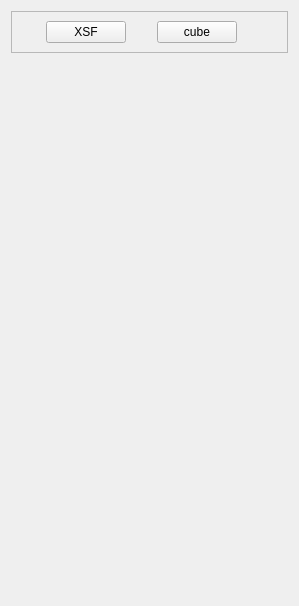
              <widget class="QWidget" name="tab_22">
               <attribute name="title">
                <string>Export</string>
               </attribute>
               <layout class="QVBoxLayout" name="verticalLayout_70">
                <item>
                 <widget class="QFrame" name="frame_107">
                  <property name="frameShape">
                   <enum>QFrame::StyledPanel</enum>
                  </property>
                  <property name="frameShadow">
                   <enum>QFrame::Raised</enum>
                  </property>
                  <layout class="QHBoxLayout" name="horizontalLayout_64">
                   <item>
                    <spacer name="horizontalSpacer_37">
                     <property name="orientation">
                      <enum>Qt::Horizontal</enum>
                     </property>
                     <property name="sizeHint" stdset="0">
                      <size>
                       <width>25</width>
                       <height>20</height>
                      </size>
                     </property>
                    </spacer>
                   </item>
                   <item>
                    <widget class="QPushButton" name="ExportTheVolumericDataXSF">
                     <property name="text">
                      <string>XSF</string>
                     </property>
                    </widget>
                   </item>
                   <item>
                    <spacer name="horizontalSpacer_35">
                     <property name="orientation">
                      <enum>Qt::Horizontal</enum>
                     </property>
                     <property name="sizeHint" stdset="0">
                      <size>
                       <width>25</width>
                       <height>20</height>
                      </size>
                     </property>
                    </spacer>
                   </item>
                   <item>
                    <widget class="QPushButton" name="ExportTheVolumericDataCube">
                     <property name="enabled">
                      <bool>true</bool>
                     </property>
                     <property name="text">
                      <string>cube</string>
                     </property>
                    </widget>
                   </item>
                   <item>
                    <spacer name="horizontalSpacer_36">
                     <property name="orientation">
                      <enum>Qt::Horizontal</enum>
                     </property>
                     <property name="sizeHint" stdset="0">
                      <size>
                       <width>41</width>
                       <height>20</height>
                      </size>
                     </property>
                    </spacer>
                   </item>
                  </layout>
                 </widget>
                </item>
                <item>
                 <spacer name="verticalSpacer_25">
                  <property name="orientation">
                   <enum>Qt::Vertical</enum>
                  </property>
                  <property name="sizeHint" stdset="0">
                   <size>
                    <width>20</width>
                    <height>542</height>
                   </size>
                  </property>
                 </spacer>
                </item>
               </layout>
              </widget>
